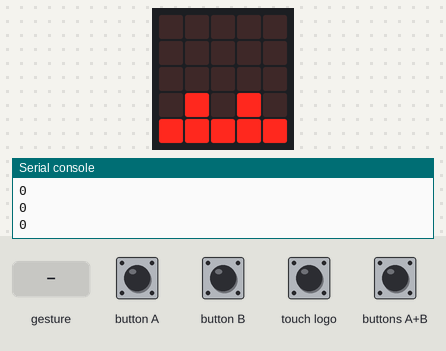
This program was run on a simulated BBC micro:bit (MakeCode). Shown: the board's 5×5 LED display, the last lines printed to the serial console. The inputs (shaded band) are chosen by the test bench. A tilt is held for 1.5 s and a shake lasts 1 s, then the board lies face up again.

Above: at 1.6 s.
1.7 s: buttons A+B pressed for 0.15 s
At 2.2 s:
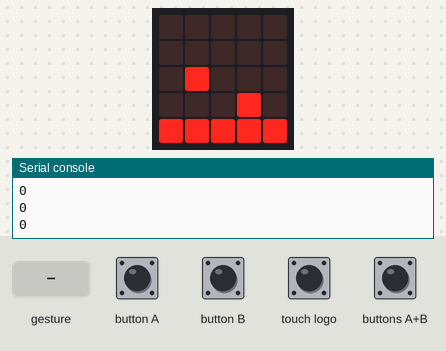
2.4 s: button A pressed for 0.15 s
At 3.5 s:
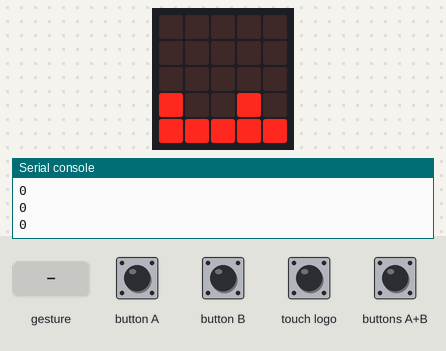
4.0 s: buttons A+B pressed for 1 s
At 5.4 s:
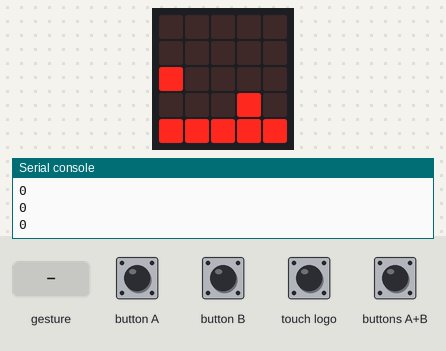
5.6 s: button B pressed for 0.15 s
At 6.9 s:
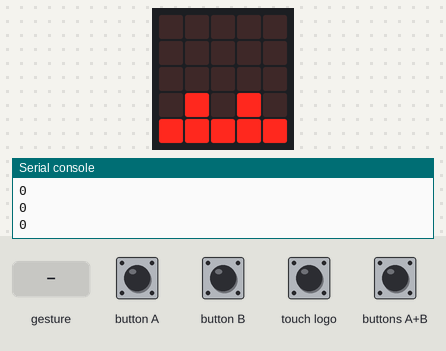
7.2 s: button B pressed for 0.15 s
At 8.0 s:
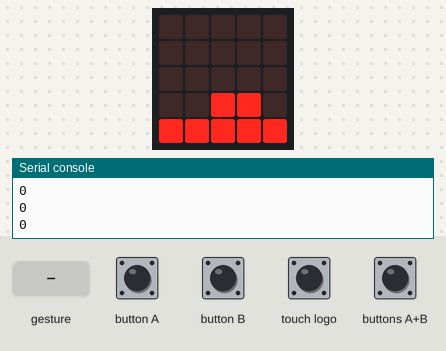
8.8 s: gesture 'shake'
At 9.8 s:
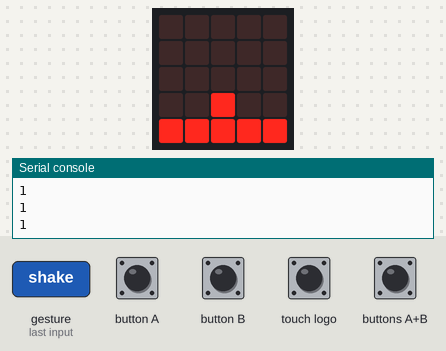
Timing chart, 0 to 11.5 s (numbered marks = the images above; inputs shaded):
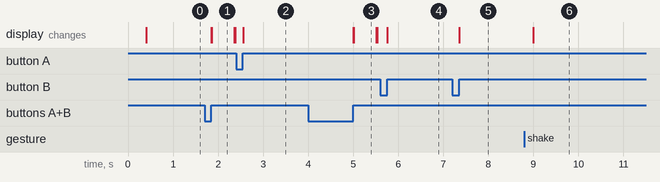

Measured:
- after the input at 1.7 s, the display: first changes after 0.15 s (image 1 shows a later state)
- after the input at 2.4 s, the display: changes after 0.16 s (image 2)
- after the input at 4.0 s, the display: first changes after 1.0 s (image 3 shows a later state)
- after the input at 5.6 s, the display: changes after 0.16 s (image 4)
- after the input at 7.2 s, the display: first changes after 0.15 s (image 5 shows a later state)
- after the input at 8.8 s, the display: changes after 0.20 s (image 6)
- what the display in image 1 shows lasts 0.5 s, from 1.9 s to 2.4 s

The program:

main.ts
```typescript
let PlayerPos = [1,3]
let lvlend = [4,3]
let jump = 0
let d = 1
let lvl = 1
let numberofplank = 0
basic.showLeds(`
. . . . .
. . . . .
. . . . .
. . . # .
# # # # #
`)
basic.forever(function(){
    console.log(numberofplank)
    led.plot(PlayerPos[0],PlayerPos[1])
    if(led.point(PlayerPos[0],PlayerPos[1] + 1) == false && jump == 0 && PlayerPos[1] != 4){
MoveY(-1)
    }
    if(PlayerPos[0] == lvlend[0] && PlayerPos[1] == lvlend[1]){
        console.log("yes")
        if(lvl == 1){
            lvl = 2
            basic.showLeds(`
            . . . . .
            . . . . .
            . . . . .
            . # . # .
            # . . . .
            `)
            PlayerPos = [0,3]
            lvlend = [3,2]
        }else if(lvl == 2){
            lvl = 3
            basic.showLeds(`
            . . . . .
            . . . . .
            . . # . #
            # . . # #
            # # # # #
            `)
            PlayerPos = [2,3]
            lvlend = [4,1]
        }else if(lvl == 3){
            lvl = 4
            basic.showLeds(`
            . . . . .
            . . . . #
            . . . . .
            . # . . .
            # # # . .
            `)
            PlayerPos = [0,3]
            lvlend = [4,0]
        }else{
            basic.showString("end")
        }
    }
})

input.onButtonPressed(Button.B,function(){
    d = 1
    if(PlayerPos[0] != 4 && led.point(PlayerPos[0] + 1,PlayerPos[1]) == false){
MoveX(1)

    }

})
input.onButtonPressed(Button.A,function(){
    d = 0
    if (PlayerPos[0] != 0 && led.point(PlayerPos[0] - 1,PlayerPos[1]) == false){
MoveX(-1)
    }

})
input.onLogoEvent(TouchButtonEvent.Pressed, function() {
    if(d == 1 && numberofplank > 0){
        if(led.point(PlayerPos[0]+1,PlayerPos[1]) == false){
            numberofplank -= 1
        }
        led.plot(PlayerPos[0]+1,PlayerPos[1])
    }else if(numberofplank > 0){
        if(led.point(PlayerPos[0]-1,PlayerPos[1])){
            numberofplank - 1
        }
        led.plot(PlayerPos[0]-1,PlayerPos[1])
    }
})

    input.onButtonPressed(Button.AB,function(){
   if(led.point(PlayerPos[0],PlayerPos[1] - 1) == false && led.point(PlayerPos[0],PlayerPos[1] + 1) == true){
        jump = 1
        MoveY(1)
basic.pause(500)
jump = 0
   }
    })
input.onGesture(Gesture.Shake, function() {
    if(d == 0){
        if(led.point(PlayerPos[0]-1,PlayerPos[1]) == true){
            numberofplank += 1
        }
        led.unplot(PlayerPos[0]-1,PlayerPos[1])
    }else{

  if(led.point(PlayerPos[0]+1,PlayerPos[1]) == true){
      numberofplank +=1
  }
  led.unplot(PlayerPos[0]+1,PlayerPos[1])
    }

})
function MoveX(x: number){
    led.unplot(PlayerPos[0],PlayerPos[1])
    PlayerPos[0] += x
}
function MoveY(y: number){
    led.unplot(PlayerPos[0],PlayerPos[1])
    PlayerPos[1] -= y
}
```

test.ts
```typescript
// les tests vont ici ; cela ne sera pas compilé si ce paquet est utilisé en tant qu'extension.
```
